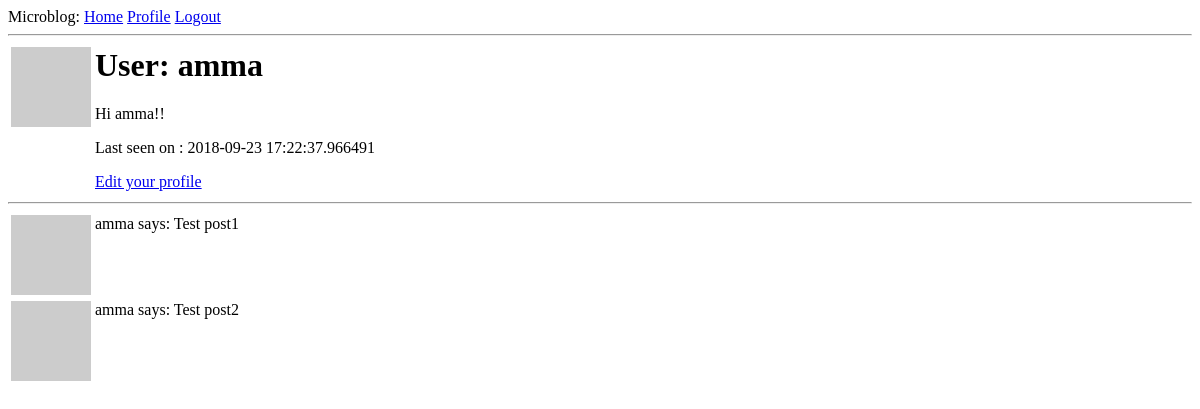
Page /user/amma (signed in) on the earlier database version.
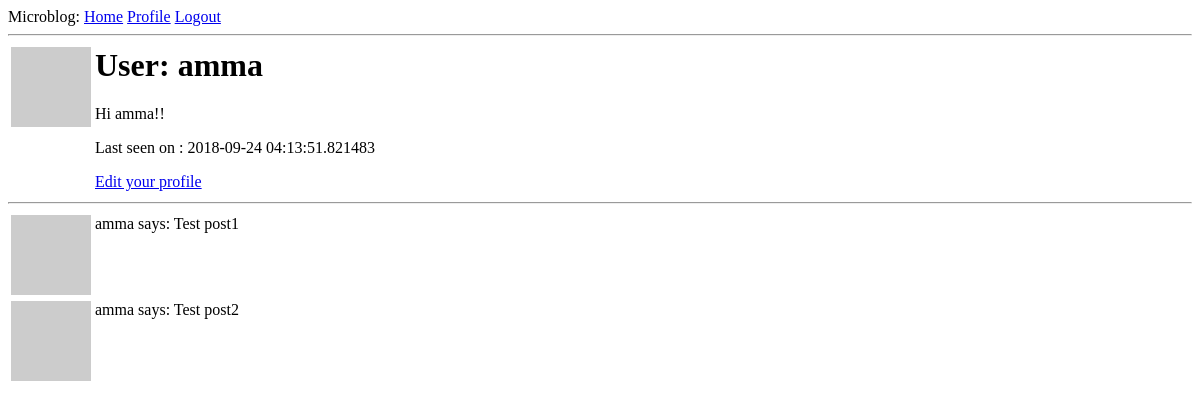
Same page on the later database version.
### app/models.py (models this page shows, shortened)
class User(UserMixin, db.Model):
    id              = db.Column(db.Integer, primary_key=True)
    username        = db.Column(db.String(64), index=True, unique=True)
    email           = db.Column(db.String(120), index=True, unique=True)
    password_hash   = db.Column(db.String(128))
    posts           = db.relationship('Post',backref='author',lazy='dynamic')
    about_me        = db.Column(db.String(140))
    last_seen       = db.Column(db.DateTime, default=datetime.utcnow())
    def avatar(self, size):
        md5=hashlib.md5
        digest = md5(self.email.lower().encode('utf-8')).hexdigest()
        return 'https://www.gravatar.com/avatar/{}?d=identicon&s={}'.format(
            digest, size)

### app/routes.py (the view)
@app.route('/user/<username>')
@login_required
def user(username):
    user = User.query.filter_by(username=username).first_or_404()
    posts = [
        {
            'author':user,
            'body' : 'Test post1'
        },
        {
            'author':user,
            'body' : 'Test post2'
        }
    ]
    return render_template('user.html',posts=posts,user=user)

### app/models.py (called while the page is built)
@login.user_loader
def load_user(id):
    return User.query.get(int(id))

### app/routes.py (called while the page is built)
@app.before_request
def before_request():
    if current_user.is_authenticated:
        current_user.last_seen = datetime.utcnow()
        db.session.commit()

### app/templates/user.html
{% extends "base.html" %}
{% block content%}
<table>
  <tr valign="top">
      <td><img src="{{user.avatar(128)}}"></td>
      <td>
        <h1>User: {{user.username}}</h1>
        {% if user.about_me %} <p> {{user.about_me}} </p>{% endif %}
        {% if user.last_seen %} <p> Last seen on : {{user.last_seen}} </p>{% endif %}
        {% if user == current_user %}
        <p><a href="{{url_for('edit_profile')}}">Edit your profile</p></a>{% endif%}
      </td>
  </tr>
</table>
  <hr>
  {%for post in posts%}
    {% include "_posts.html"%}
  {% endfor %}
{% endblock %}

### app/templates/base.html (shortened to what this page needs)
<html>
    <head>
    </head>
    <body>
        <div>Microblog:
          <a href={{url_for('index')}}>Home</a>
          {% if current_user.is_anonymous %}
          <a href={{url_for('login')}}>Login</a>
          {% else %}
          <a href="{{url_for('user', username=current_user.username)}}">Profile</a>
          <a href={{url_for('logout')}}>Logout</a>
          {% endif %}
        </div>
        <hr>
        {% block content %}{% endblock %}
    </body>
</html>

### app/templates/_posts.html
<table>
<tr valign="top">
  <td><img src="{{user.avatar(32)}}"></td>
  <td><p>{{post.author.username}} says: {{ post.body }} <br></p></td>
  </tr>
</table>

Differences in the rows shown:
changed User "amma": last_seen "2018-09-23 17:22:37.966491" → "2018-09-24 04:13:51.821483"
